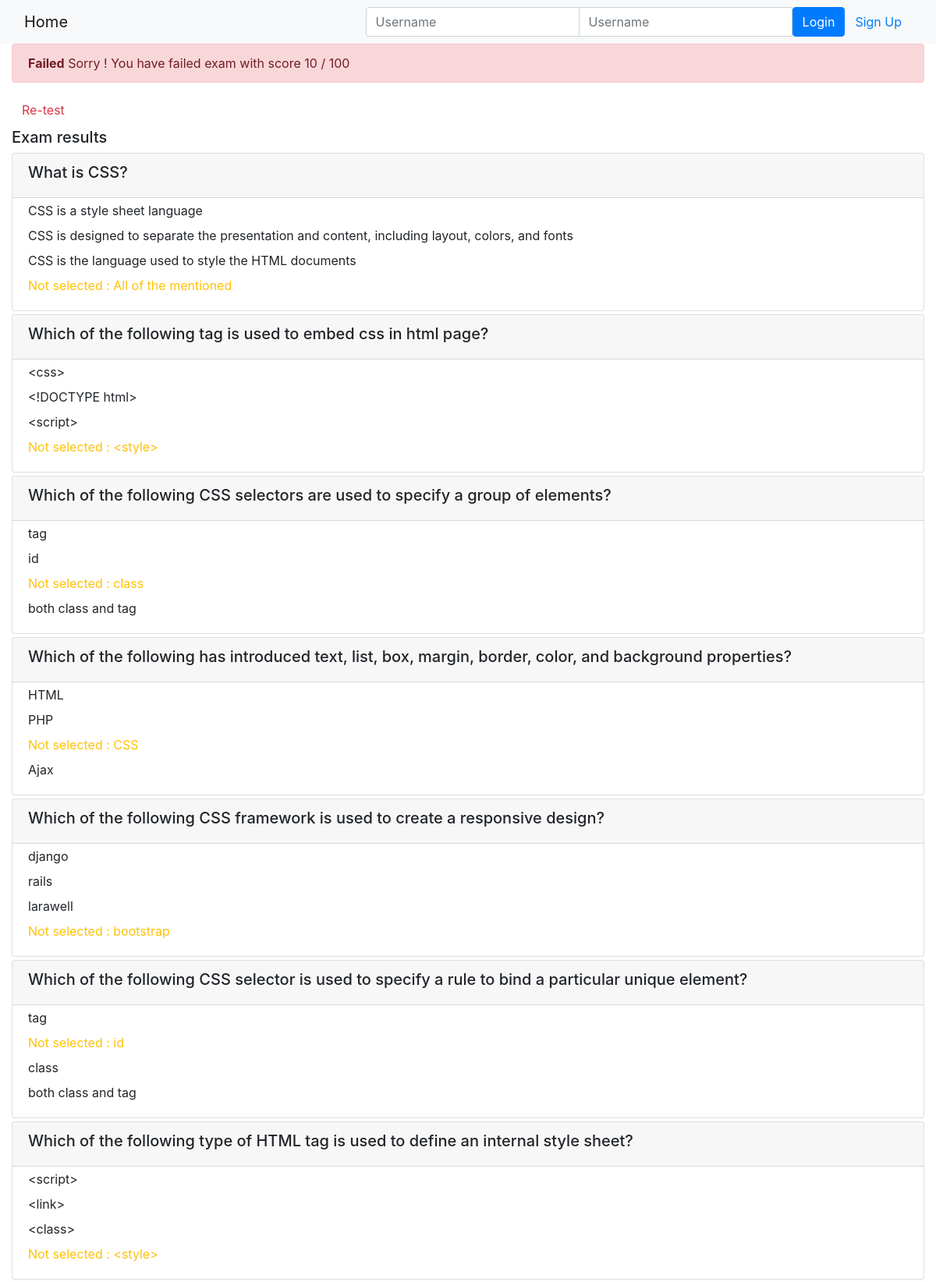
/course/2/submission/2/result/ (upper part), run on the app's committed database.
### onlinecourse/models.py (models this page shows)
class Question(models.Model):
    course = models.ManyToManyField(Course)
    lesson_id = models.ForeignKey(Lesson, on_delete=models.CASCADE)
    question_text = models.TextField()
    grade = models.IntegerField(default=0)
    def is_get_score(self, selected_ids):
       all_answers = self.choice_set.filter(is_correct=True).count()
       selected_correct = self.choice_set.filter(is_correct=True, id__in=selected_ids).count()
       if all_answers == selected_correct:
           return True
       else:
           return False

class Choice(models.Model):
    question = models.ForeignKey(Question, on_delete=models.CASCADE)
    choice_text = models.TextField()
    is_correct = models.BooleanField(default=False)
    def __str__(self):
        return "Text: " + self.choice_text + "," + \
               "Is Correct: " + str(self.is_correct)

### onlinecourse/views.py (the view)
# urls.py: path('course/<int:course_id>/submission/<int:submission_id>/result/', views.show_exam_result, name='show_exam_result'),
def show_exam_result(request, course_id, submission_id):
    course = get_object_or_404(Course, pk=course_id)
    submission = get_object_or_404(Submission, pk=submission_id)
    max_score = int(course.question_set.all().aggregate(Sum("grade"))['grade__sum'])
    print('max_score is', max_score)
    score=0
    submission_choices = submission.choices.all()
    print('submission_choices', submission_choices)
    for choice in submission.choices.all():
        print('choice is in ', choice in submission_choices)
        choices_ids = [choice.id]
        print(choice.question.id, choice.choice_text, choice.is_correct)
        result = choice.question.is_get_score(choices_ids)
        print(result)
        if result:
            score+=choice.question.grade
        print(score)
    final_score = int(score/max_score*100)
    print(final_score)
    user = request.user
    context = {'course' : course,
                'submission_choices': submission_choices,
                'grade' : final_score,
                'user': user}
    if request.method == 'GET':
        return render(request, 'onlinecourse/exam_result_bootstrap.html', context)
    else:
        return HttpResponseRedirect(reverse(viewname='onlinecourse:course_details', args=(course_id,)))

### onlinecourse/templates/onlinecourse/exam_result_bootstrap.html (shortened to what this page needs)
<!DOCTYPE html>
<html lang="en">
<head>
    {% load static choice_check %}
    <link rel="stylesheet" href="https://maxcdn.bootstrapcdn.com/bootstrap/4.5.2/css/bootstrap.min.css">
</head>
<body>
 <nav class="navbar navbar-light bg-light">
    <div class="container-fluid">
        <div class="navbar-header">
              <a class="navbar-brand" href="{% url 'onlinecourse:index' %}">Home</a>
        </div>
        <ul class="nav navbar-nav navbar-right">
            {% if user.is_authenticated %}
            <li>
                <a class="btn btn-link" href="#">{{ user.first_name }}({{ user.username }})</a>
                <a class="btn btn-link" href="{% url 'onlinecourse:logout' %}">Logout</a>
            </li>
            {% else %}
            <li>
                <form class="form-inline" action="{% url 'onlinecourse:login' %}" method="post">
                    <div class="input-group">
                        <input type="text" class="form-control" placeholder="Username" name="username" >
                        <input type="password" class="form-control" placeholder="Username" name="psw" >
                        <button class="btn btn-primary" type="submit">Login</button>
                        <a class="btn btn-link" href="{% url 'onlinecourse:registration' %}">Sign Up</a>
                    </div>
                </form>
            </li>
            {% endif %}
        </ul>
    </div>
</nav>
<div class="container-fluid">
    {% if grade > 80 %}
    <div class="alert alert-success">
        <strong>Congratulations, {{ user.last_name }} !</strong> You have passed the exam and complted the course with score {{ grade }} / 100
    </div>
        {% else %}
        <div class="alert alert-danger">
            <strong>Failed</strong> Sorry  {{ user.last_name }} ! You have failed exam with score {{ grade }} / 100
        </div>
        <a class="btn btn-link text-danger" href="{% url 'onlinecourse:course_details' course.id %}">Re-test</a>
        {% endif %}
        <div class="card-columns-vertical mt-1">
            <h5 class="">Exam results</h5>
            {% for question in course.question_set.all %}
                <div class="card mt-1">
                    <div class="card-header"><h5>{{ question.question_text}}</h5>
                    </div>
                    <div class="form-group">
                        <ul class="list-group" style="list-style: none;">
                            {% for choice in question.choice_set.all %}
                                    {% if choice in submission_choices and submission_choices|check_choice:choice.id %}
                                        <li name="choice_{{choice.id}}" style="border: none"
                                            class="list-group-item text-success pt-1 pb-1" id="{{choice.id}}"
                                            value="{{choice.id}}"> Correct answer: {{ choice.choice_text }}
                                        </li>
                                    {% elif choice.is_correct %}
                                        <li name="choice_{{choice.id}}" style="border: none"
                                            class="list-group-item text-warning pt-1 pb-1" id="{{choice.id}}"
                                            value="{{choice.id}}"> Not selected : {{ choice.choice_text }}
                                        </li>
                                    {% else %}
                                        <li name="choice_{{choice.id}}" style="border: none"
                                            class="list-group-item pt-1 pb-1" id="{{choice.id}}"
                                            value="{{choice.id}}">{{ choice.choice_text }}
                                        </li>
                                    {% endif %}
                            {% endfor %}
                        </ul>
                    </div>
                </div>
            {% endfor %}
        </div>
    </div>
</body>
</html>

### data on the page
Question: question_text "What is CSS?"
Choice: {{ choice.id }} 36 (drawn), choice_text "CSS is a style sheet language"
Choice: {{ choice.id }} 37 (drawn), choice_text "CSS is designed to separate the presentation and content, including layout, colors, and fonts"
Choice: {{ choice.id }} 38 (drawn), choice_text "CSS is the language used to style the HTML documents"
Choice: {{ choice.id }} 39 (drawn), choice_text "All of the mentioned"
Question: question_text "Which of the following tag is used to embed css in html page?"
Choice: {{ choice.id }} 40 (drawn), choice_text "<css>"
Choice: {{ choice.id }} 41 (drawn), choice_text "<!DOCTYPE html>"
Choice: {{ choice.id }} 42 (drawn), choice_text "<script>"
Choice: {{ choice.id }} 43 (drawn), choice_text "<style>"
Question: question_text "Which of the following CSS selectors are used to specify a group of elements?"
Choice: {{ choice.id }} 44 (drawn), choice_text "tag"
Choice: {{ choice.id }} 45 (drawn), choice_text "id"
Choice: {{ choice.id }} 46 (drawn), choice_text "class"
Choice: {{ choice.id }} 47 (drawn), choice_text "both class and tag"
Question: question_text "Which of the following has introduced text, list, box, margin, border, color, and background properties?"
Choice: {{ choice.id }} 48 (drawn), choice_text "HTML"
Choice: {{ choice.id }} 49 (drawn), choice_text "PHP"
Choice: {{ choice.id }} 50 (drawn), choice_text "CSS"
Choice: {{ choice.id }} 51 (drawn), choice_text "Ajax"
Question: question_text "Which of the following CSS framework is used to create a responsive design?"
Choice: {{ choice.id }} 52 (drawn), choice_text "django"
Choice: {{ choice.id }} 53 (drawn), choice_text "rails"
Choice: {{ choice.id }} 54 (drawn), choice_text "larawell"
Choice: {{ choice.id }} 55 (drawn), choice_text "bootstrap"
Question: question_text "Which of the following CSS selector is used to specify a rule to bind a particular unique element?"
Choice: {{ choice.id }} 56 (drawn), choice_text "tag"
Choice: {{ choice.id }} 57 (drawn), choice_text "id"
Choice: {{ choice.id }} 58 (drawn), choice_text "class"
Choice: {{ choice.id }} 59 (drawn), choice_text "both class and tag"
Question: question_text "Which of the following type of HTML tag is used to define an internal style sheet?"
Choice: {{ choice.id }} 60 (drawn), choice_text "<script>"
Choice: {{ choice.id }} 61 (drawn), choice_text "<link>"
Choice: {{ choice.id }} 62 (drawn), choice_text "<class>"
Choice: {{ choice.id }} 63 (drawn), choice_text "<style>"

### other printed values
{{ grade }} "10"
